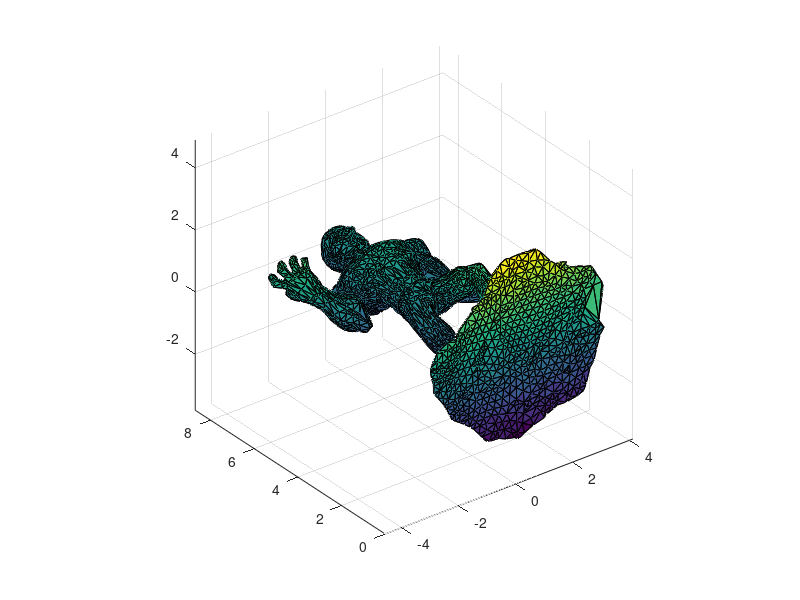

Source code (MATLAB): (Note: this script raises an error after producing the figure.)
clear all; close all; clc

addpath(genpath('./'))
addpath(genpath('./../Tools/'))

global_params.num_evecs = 150;
shot_params.num_bins = 10;
shot_params.radius = 0.5;

%% Preprocess Model 0
model = load('./artist_models/model_0_remesh'); model = model.part;
model.X = model.VERT(:,1); model.Y = model.VERT(:,2); model.Z = model.VERT(:,3);
figure; trisurf(model.TRIV,model.VERT(:,1),model.VERT(:,2),model.VERT(:,3)); axis equal; 

[model_evecs,~,model_evals,model_S] = extract_eigen_functions_new(model,global_params.num_evecs);
model_shot = calc_shot(model.VERT', model.TRIV', 1:model.n, shot_params.num_bins, shot_params.radius, 3)';
%save as single
model_evecs_trans = single(model_evecs'*model_S);
model_evecs = single(model_evecs);
model_S = single(full(diag(model_S)));
save(['./tf_artist/model_0.mat'],'model_shot', 'model_evecs', 'model_evecs_trans', 'model_S', 'shot_params');
    
D = calc_dist_matrix(model);
D = single(D);
save(['./tf_artist/model_0_dist.mat'],'D');

%% Preprocess Model 1
model = load('./artist_models/model_1_remesh'); model = model.model;
model.X = model.VERT(:,1); model.Y = model.VERT(:,2); model.Z = model.VERT(:,3);
figure; trisurf(model.TRIV,model.VERT(:,1),model.VERT(:,2),model.VERT(:,3)); axis equal; 

[model_evecs,~,model_evals,model_S] = extract_eigen_functions_new(model,global_params.num_evecs);
model_shot = calc_shot(model.VERT', model.TRIV', 1:model.n, shot_params.num_bins, shot_params.radius, 3)';
%save as single
model_evecs_trans = single(model_evecs'*model_S);
model_evecs = single(model_evecs);
model_S = single(full(diag(model_S)));
save(['./tf_artist/model_1.mat'],'model_shot', 'model_evecs', 'model_evecs_trans', 'model_S', 'shot_params');
    
D = calc_dist_matrix(model);
D = single(D);
save(['./tf_artist/model_1_dist.mat'],'D');